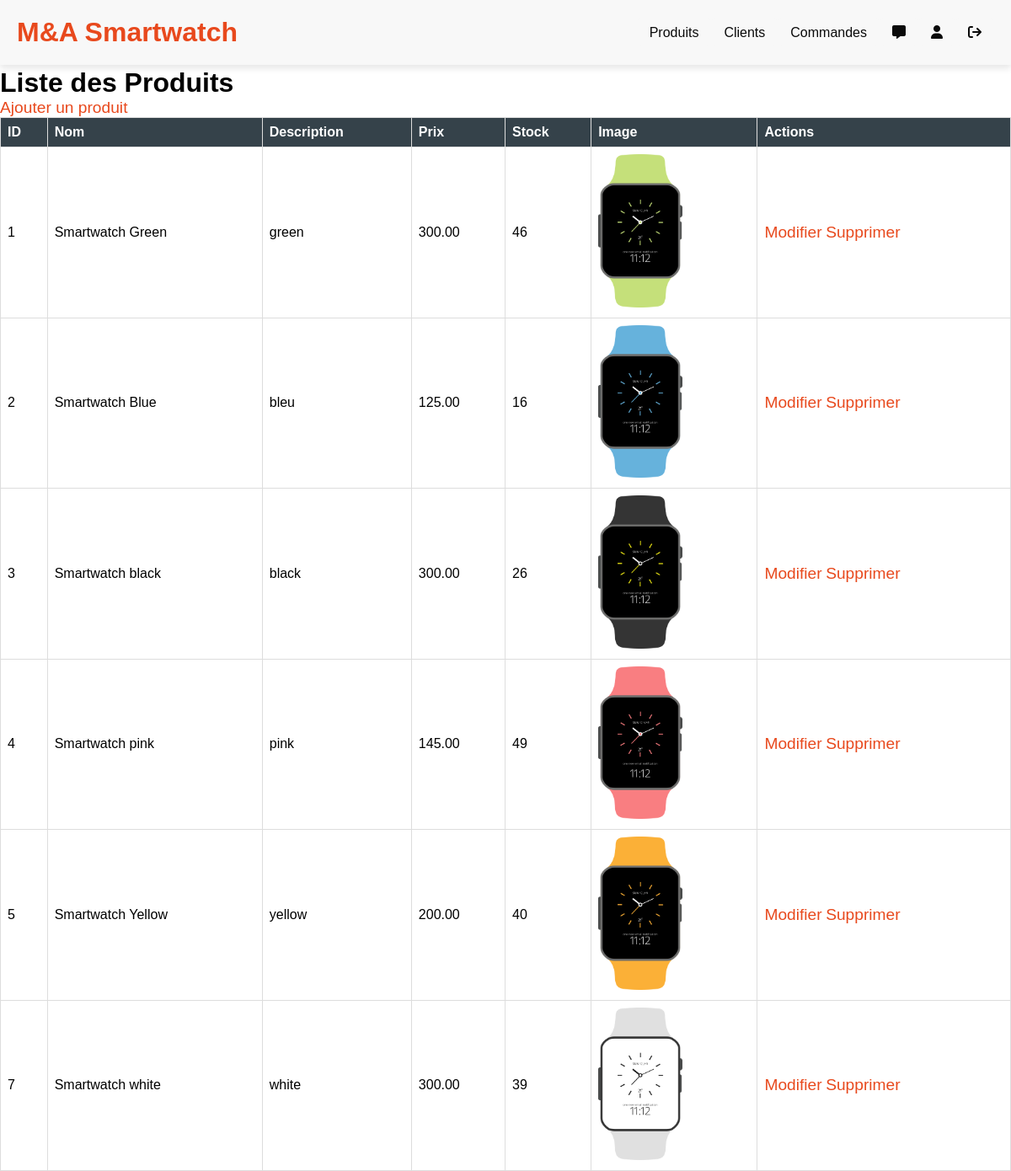
The page /admin/produits.php (signed in) on the database its author committed.
### tables this page shows
CREATE TABLE IF NOT EXISTS `produits` (
  `id` int NOT NULL AUTO_INCREMENT,
  `nom` varchar(255) DEFAULT NULL,
  `description` text,
  `prix` decimal(10,2) DEFAULT NULL,
  `image` varchar(255) DEFAULT NULL,
  `created_at` timestamp NULL DEFAULT CURRENT_TIMESTAMP,
  `stock` int NOT NULL DEFAULT '0',
  PRIMARY KEY (`id`)
);

### admin/produits.php (the view, shortened to what this page needs)
<?php
require_once '../connect/config.php';
$produits = $pdo->query('SELECT * FROM produits')->fetchAll(PDO::FETCH_ASSOC);
?>
<?php
include ('header.php');
?>
    <h1>Liste des Produits</h1>
    <a href="ajouter_produit.php" class="btn">Ajouter un produit</a>
    <table>
        <thead>
            <tr>
                <th>ID</th>
                <th>Nom</th>
                <th>Description</th>
                <th>Prix</th>
                <th>Stock</th>
                <th>Image</th>
                <th>Actions</th>
            </tr>
        </thead>
        <tbody>
            <?php foreach ($produits as $produit) : ?>
                <tr>
                    <td><?= $produit['id'] ?></td>
                    <td><?= $produit['nom'] ?></td>
                    <td><?= $produit['description'] ?></td>
                    <td><?= $produit['prix'] ?></td>
                    <td><?= $produit['stock'] ?></td>
                    <td><img src="../images/<?= $produit['image'] ?>" alt="<?= $produit['nom'] ?>" width="100"></td>
                    <td>
                        <a href="modifier_produit.php?id=<?= $produit['id'] ?>" class="btn">Modifier</a>
                        <a href="supprimer_produit.php?id=<?= $produit['id'] ?>" class="btn" onclick="return confirm('Êtes-vous sûr de vouloir supprimer ce produit ?');" class="delete-btn">Supprimer</a>
                    </td>
                </tr>
            <?php endforeach; ?>
        </tbody>
    </table>
</body>
</html>

### css/style.css (style rules this page uses)
* { margin: 0; padding: 0; box-sizing: border-box; font-family: Arial, sans-serif; }
html, body { height: 100%; display: flex; flex-direction: column; }
body { padding-top: 80px; justify-content: space-between; }
table { width: 100%; border-collapse: collapse; margin-bottom: 20px; }
table, th, td { border: 1px solid #dddddd; padding: 8px; text-align: left; }
th { background-color: #35424a; color: white; }
a { color: #e8491d; text-decoration: none; font-size: larger; }

### rows shown on the page
produits: id "1", nom "Smartwatch Green", description "green", prix "300.00", stock "46", image (picture)
produits: id "2", nom "Smartwatch Blue", description "bleu", prix "125.00", stock "16", image (picture)
produits: id "3", nom "Smartwatch black", description "black", prix "300.00", stock "26", image (picture)
produits: id "4", nom "Smartwatch pink", description "pink", prix "145.00", stock "49", image (picture)
produits: id "5", nom "Smartwatch Yellow", description "yellow", prix "200.00", stock "40", image (picture)
produits: id "7", nom "Smartwatch white", description "white", prix "300.00", stock "39", image (picture)
